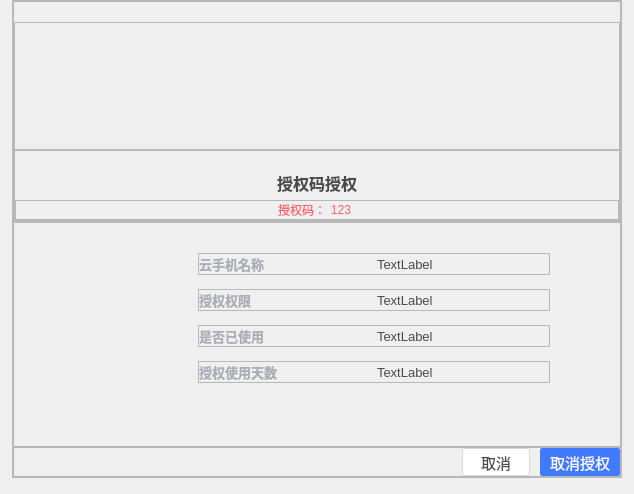
     <widget class="QWidget" name="pageCode">
      <layout class="QVBoxLayout" name="verticalLayout_9">
       <property name="spacing">
        <number>0</number>
       </property>
       <property name="leftMargin">
        <number>12</number>
       </property>
       <property name="topMargin">
        <number>0</number>
       </property>
       <property name="rightMargin">
        <number>12</number>
       </property>
       <property name="bottomMargin">
        <number>16</number>
       </property>
       <item>
        <widget class="QFrame" name="frame_22">
         <property name="frameShape">
          <enum>QFrame::StyledPanel</enum>
         </property>
         <property name="frameShadow">
          <enum>QFrame::Raised</enum>
         </property>
         <layout class="QVBoxLayout" name="verticalLayout_10">
          <property name="spacing">
           <number>0</number>
          </property>
          <property name="leftMargin">
           <number>0</number>
          </property>
          <property name="topMargin">
           <number>0</number>
          </property>
          <property name="rightMargin">
           <number>0</number>
          </property>
          <property name="bottomMargin">
           <number>0</number>
          </property>
          <item>
           <widget class="QFrame" name="frame_24">
            <property name="frameShape">
             <enum>QFrame::StyledPanel</enum>
            </property>
            <property name="frameShadow">
             <enum>QFrame::Raised</enum>
            </property>
            <layout class="QVBoxLayout" name="verticalLayout_6">
             <property name="spacing">
              <number>0</number>
             </property>
             <property name="leftMargin">
              <number>0</number>
             </property>
             <property name="topMargin">
              <number>20</number>
             </property>
             <property name="rightMargin">
              <number>0</number>
             </property>
             <property name="bottomMargin">
              <number>0</number>
             </property>
             <item>
              <widget class="QFrame" name="frame_31">
               <property name="minimumSize">
                <size>
                 <width>0</width>
                 <height>126</height>
                </size>
               </property>
               <property name="frameShape">
                <enum>QFrame::StyledPanel</enum>
               </property>
               <property name="frameShadow">
                <enum>QFrame::Raised</enum>
               </property>
               <layout class="QHBoxLayout" name="horizontalLayout_25">
                <property name="spacing">
                 <number>0</number>
                </property>
                <property name="leftMargin">
                 <number>0</number>
                </property>
                <property name="topMargin">
                 <number>0</number>
                </property>
                <property name="rightMargin">
                 <number>0</number>
                </property>
                <property name="bottomMargin">
                 <number>0</number>
                </property>
                <item>
                 <spacer name="horizontalSpacer_14">
                  <property name="orientation">
                   <enum>Qt::Horizontal</enum>
                  </property>
                  <property name="sizeHint" stdset="0">
                   <size>
                    <width>212</width>
                    <height>20</height>
                   </size>
                  </property>
                 </spacer>
                </item>
                <item>
                 <widget class="QLabel" name="labelImg_2">
                  <property name="minimumSize">
                   <size>
                    <width>180</width>
                    <height>126</height>
                   </size>
                  </property>
                  <property name="maximumSize">
                   <size>
                    <width>180</width>
                    <height>126</height>
                   </size>
                  </property>
                  <property name="text">
                   <string/>
                  </property>
                  <property name="pixmap">
                   <pixmap resource="res.qrc">:/resource/author/authCode.png</pixmap>
                  </property>
                  <property name="scaledContents">
                   <bool>true</bool>
                  </property>
                 </widget>
                </item>
                <item>
                 <spacer name="horizontalSpacer_15">
                  <property name="orientation">
                   <enum>Qt::Horizontal</enum>
                  </property>
                  <property name="sizeHint" stdset="0">
                   <size>
                    <width>212</width>
                    <height>20</height>
                   </size>
                  </property>
                 </spacer>
                </item>
               </layout>
              </widget>
             </item>
             <item>
              <widget class="QFrame" name="frame_25">
               <property name="frameShape">
                <enum>QFrame::StyledPanel</enum>
               </property>
               <property name="frameShadow">
                <enum>QFrame::Raised</enum>
               </property>
               <layout class="QVBoxLayout" name="verticalLayout_3">
                <property name="spacing">
                 <number>5</number>
                </property>
                <property name="leftMargin">
                 <number>0</number>
                </property>
                <property name="topMargin">
                 <number>20</number>
                </property>
                <property name="rightMargin">
                 <number>0</number>
                </property>
                <property name="bottomMargin">
                 <number>0</number>
                </property>
                <item>
                 <widget class="QLabel" name="label_17">
                  <property name="styleSheet">
                   <string notr="true">font-size:16px;
color:#4A4A4A;
font-weight:bold;</string>
                  </property>
                  <property name="text">
                   <string>授权码授权</string>
                  </property>
                  <property name="alignment">
                   <set>Qt::AlignCenter</set>
                  </property>
                 </widget>
                </item>
                <item>
                 <widget class="QFrame" name="frame_13">
                  <property name="minimumSize">
                   <size>
                    <width>0</width>
                    <height>20</height>
                   </size>
                  </property>
                  <property name="frameShape">
                   <enum>QFrame::StyledPanel</enum>
                  </property>
                  <property name="frameShadow">
                   <enum>QFrame::Raised</enum>
                  </property>
                  <layout class="QHBoxLayout" name="horizontalLayout_14">
                   <property name="spacing">
                    <number>0</number>
                   </property>
                   <property name="leftMargin">
                    <number>0</number>
                   </property>
                   <property name="topMargin">
                    <number>0</number>
                   </property>
                   <property name="rightMargin">
                    <number>0</number>
                   </property>
                   <property name="bottomMargin">
                    <number>0</number>
                   </property>
                   <item>
                    <spacer name="horizontalSpacer_9">
                     <property name="orientation">
                      <enum>Qt::Horizontal</enum>
                     </property>
                     <property name="sizeHint" stdset="0">
                      <size>
                       <width>261</width>
                       <height>15</height>
                      </size>
                     </property>
                    </spacer>
                   </item>
                   <item>
                    <widget class="QLabel" name="label_18">
                     <property name="styleSheet">
                      <string notr="true">font-size:12px;
color:#FF616A;</string>
                     </property>
                     <property name="text">
                      <string>授权码：</string>
                     </property>
                     <property name="alignment">
                      <set>Qt::AlignRight|Qt::AlignTrailing|Qt::AlignVCenter</set>
                     </property>
                    </widget>
                   </item>
                   <item>
                    <widget class="QToolButton" name="toolBtnAuthCode">
                     <property name="cursor">
                      <cursorShape>PointingHandCursor</cursorShape>
                     </property>
                     <property name="styleSheet">
                      <string notr="true">font-size:12px;
color:#FF616A;border:none;</string>
                     </property>
                     <property name="text">
                      <string>123</string>
                     </property>
                    </widget>
                   </item>
                   <item>
                    <spacer name="horizontalSpacer_8">
                     <property name="orientation">
                      <enum>Qt::Horizontal</enum>
                     </property>
                     <property name="sizeHint" stdset="0">
                      <size>
                       <width>261</width>
                       <height>15</height>
                      </size>
                     </property>
                    </spacer>
                   </item>
                  </layout>
                 </widget>
                </item>
               </layout>
              </widget>
             </item>
            </layout>
           </widget>
          </item>
          <item>
           <widget class="QFrame" name="frame_26">
            <property name="cursor">
             <cursorShape>ArrowCursor</cursorShape>
            </property>
            <property name="frameShape">
             <enum>QFrame::StyledPanel</enum>
            </property>
            <property name="frameShadow">
             <enum>QFrame::Raised</enum>
            </property>
            <layout class="QVBoxLayout" name="verticalLayout_8">
             <property name="spacing">
              <number>14</number>
             </property>
             <property name="leftMargin">
              <number>184</number>
             </property>
             <property name="topMargin">
              <number>30</number>
             </property>
             <property name="rightMargin">
              <number>70</number>
             </property>
             <property name="bottomMargin">
              <number>63</number>
             </property>
             <item>
              <widget class="QFrame" name="frame_27">
               <property name="frameShape">
                <enum>QFrame::StyledPanel</enum>
               </property>
               <property name="frameShadow">
                <enum>QFrame::Raised</enum>
               </property>
               <layout class="QHBoxLayout" name="horizontalLayout_21">
                <property name="spacing">
                 <number>6</number>
                </property>
                <property name="leftMargin">
                 <number>0</number>
                </property>
                <property name="topMargin">
                 <number>0</number>
                </property>
                <property name="rightMargin">
                 <number>0</number>
                </property>
                <property name="bottomMargin">
                 <number>0</number>
                </property>
                <item>
                 <widget class="QLabel" name="label_19">
                  <property name="styleSheet">
                   <string notr="true">color:#A9ADB6;
font-weight:bold;
font-size:13px</string>
                  </property>
                  <property name="text">
                   <string>云手机名称</string>
                  </property>
                 </widget>
                </item>
                <item>
                 <widget class="QLabel" name="labelName">
                  <property name="styleSheet">
                   <string notr="true">font-size:13px;
color:#4A4A4A;</string>
                  </property>
                  <property name="text">
                   <string>TextLabel</string>
                  </property>
                 </widget>
                </item>
               </layout>
              </widget>
             </item>
             <item>
              <widget class="QFrame" name="frame_28">
               <property name="frameShape">
                <enum>QFrame::StyledPanel</enum>
               </property>
               <property name="frameShadow">
                <enum>QFrame::Raised</enum>
               </property>
               <layout class="QHBoxLayout" name="horizontalLayout_22">
                <property name="leftMargin">
                 <number>0</number>
                </property>
                <property name="topMargin">
                 <number>0</number>
                </property>
                <property name="rightMargin">
                 <number>0</number>
                </property>
                <property name="bottomMargin">
                 <number>0</number>
                </property>
                <item>
                 <widget class="QLabel" name="label_21">
                  <property name="styleSheet">
                   <string notr="true">color:#A9ADB6;
font-weight:bold;
font-size:13px</string>
                  </property>
                  <property name="text">
                   <string>授权权限</string>
                  </property>
                 </widget>
                </item>
                <item>
                 <widget class="QLabel" name="labelQuanxian">
                  <property name="styleSheet">
                   <string notr="true">font-size:13px;
color:#4A4A4A;</string>
                  </property>
                  <property name="text">
                   <string>TextLabel</string>
                  </property>
                 </widget>
                </item>
               </layout>
              </widget>
             </item>
             <item>
              <widget class="QFrame" name="frame_29">
               <property name="frameShape">
                <enum>QFrame::StyledPanel</enum>
               </property>
               <property name="frameShadow">
                <enum>QFrame::Raised</enum>
               </property>
               <layout class="QHBoxLayout" name="horizontalLayout_23">
                <property name="leftMargin">
                 <number>0</number>
                </property>
                <property name="topMargin">
                 <number>0</number>
                </property>
                <property name="rightMargin">
                 <number>0</number>
                </property>
                <property name="bottomMargin">
                 <number>0</number>
                </property>
                <item>
                 <widget class="QLabel" name="label_23">
                  <property name="styleSheet">
                   <string notr="true">color:#A9ADB6;
font-weight:bold;
font-size:13px</string>
                  </property>
                  <property name="text">
                   <string>是否已使用</string>
                  </property>
                 </widget>
                </item>
                <item>
                 <widget class="QLabel" name="labelUseStatus">
                  <property name="styleSheet">
                   <string notr="true">font-size:13px;
color:#4A4A4A;</string>
                  </property>
                  <property name="text">
                   <string>TextLabel</string>
                  </property>
                 </widget>
                </item>
               </layout>
              </widget>
             </item>
             <item>
              <widget class="QFrame" name="frame_30">
               <property name="frameShape">
                <enum>QFrame::StyledPanel</enum>
               </property>
               <property name="frameShadow">
                <enum>QFrame::Raised</enum>
               </property>
               <layout class="QHBoxLayout" name="horizontalLayout_24">
                <property name="leftMargin">
                 <number>0</number>
                </property>
                <property name="topMargin">
                 <number>0</number>
                </property>
                <property name="rightMargin">
                 <number>0</number>
                </property>
                <property name="bottomMargin">
                 <number>0</number>
                </property>
                <item>
                 <widget class="QLabel" name="label_25">
                  <property name="styleSheet">
                   <string notr="true">color:#A9ADB6;
font-weight:bold;
font-size:13px</string>
                  </property>
                  <property name="text">
                   <string>授权使用天数</string>
                  </property>
                 </widget>
                </item>
                <item>
                 <widget class="QLabel" name="labelUseDay">
                  <property name="styleSheet">
                   <string notr="true">font-size:13px;
color:#4A4A4A;</string>
                  </property>
                  <property name="text">
                   <string>TextLabel</string>
                  </property>
                 </widget>
                </item>
               </layout>
              </widget>
             </item>
            </layout>
           </widget>
          </item>
          <item>
           <widget class="QFrame" name="frame_23">
            <property name="frameShape">
             <enum>QFrame::StyledPanel</enum>
            </property>
            <property name="frameShadow">
             <enum>QFrame::Raised</enum>
            </property>
            <layout class="QHBoxLayout" name="horizontalLayout_19">
             <property name="spacing">
              <number>10</number>
             </property>
             <property name="leftMargin">
              <number>0</number>
             </property>
             <property name="topMargin">
              <number>0</number>
             </property>
             <property name="rightMargin">
              <number>0</number>
             </property>
             <property name="bottomMargin">
              <number>0</number>
             </property>
             <item>
              <spacer name="horizontalSpacer_11">
               <property name="orientation">
                <enum>Qt::Horizontal</enum>
               </property>
               <property name="sizeHint" stdset="0">
                <size>
                 <width>370</width>
                 <height>20</height>
                </size>
               </property>
              </spacer>
             </item>
             <item>
              <widget class="QPushButton" name="btnCancel_2">
               <property name="minimumSize">
                <size>
                 <width>68</width>
                 <height>28</height>
                </size>
               </property>
               <property name="maximumSize">
                <size>
                 <width>68</width>
                 <height>28</height>
                </size>
               </property>
               <property name="font">
                <font>
                 <pointsize>11</pointsize>
                </font>
               </property>
               <property name="cursor">
                <cursorShape>PointingHandCursor</cursorShape>
               </property>
               <property name="styleSheet">
                <string notr="true">QPushButton {
     border: 1px solid #D7D7DE;
     border-radius:2px;
	 background-color: #FFFFFFFF;
	 color:#4A4A4A;
 }
QPushButton:hover
{
	border:1px solid  #D7D7DE;
	background-color: #FFFFFFFF;
}
 QPushButton:pressed {
     border: 1px solid #D7D7DE;
     border-radius: 2px;
	 background-color: #FFFFFFFF;
	 color:#4A4A4A;
 }

 QPushButton:flat {
     border: none; /* no border for a flat push button */
 }

 QPushButton:default {
     border-color: navy; /* make the default button prominent */
 }</string>
               </property>
               <property name="text">
                <string>取消</string>
               </property>
              </widget>
             </item>
             <item>
              <widget class="QPushButton" name="btnCancelAuthCode">
               <property name="minimumSize">
                <size>
                 <width>80</width>
                 <height>28</height>
                </size>
               </property>
               <property name="maximumSize">
                <size>
                 <width>80</width>
                 <height>28</height>
                </size>
               </property>
               <property name="font">
                <font>
                 <pointsize>11</pointsize>
                </font>
               </property>
               <property name="cursor">
                <cursorShape>PointingHandCursor</cursorShape>
               </property>
               <property name="styleSheet">
                <string notr="true">QPushButton {
     border: 1px solid #FF407AFF;
     border-radius:2px;
	 background-color: #FF407AFF;
	 color:#FFFFFFFF;
 }
QPushButton:hover
{
	border:0px solid  #FF407AFF;
	background-color: #FF407AFF;
}
 QPushButton:pressed {
     border: 0px solid #FF407AFF;
     border-radius: 2px;
	 background-color: #FF407AFF;
	 color:#FFFFFFFF;
 }

 QPushButton:flat {
     border: none; /* no border for a flat push button */
 }

 QPushButton:default {
     border-color: navy; /* make the default button prominent */
 }</string>
               </property>
               <property name="text">
                <string>取消授权</string>
               </property>
              </widget>
             </item>
            </layout>
           </widget>
          </item>
         </layout>
        </widget>
       </item>
      </layout>
     </widget>
